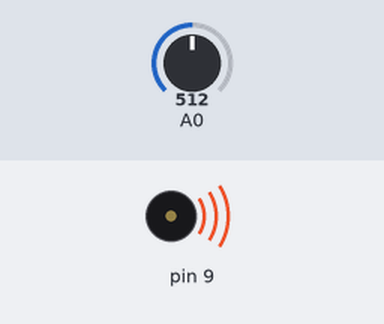
Bench run of a sketch on a simulated Arduino Uno, built with avr-gcc and run on an emulated ATmega328P. On the bench: buzzer (waves = sounding). The inputs (shaded band) are chosen by the test bench; at power-on: A0 = 512. What the sketch prints to the serial monitor is not drawn.

Above: at 0.1 s.
Timing chart, 0 to 1.6 s (numbered marks = the images above):
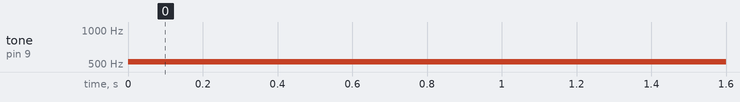

Measured:
- by itself, tone on pin 9: silent → 523 Hz at 0.00 s

The sketch:

bp2_7.ino
```cpp
int sensorReading=0;
void setup()
 {
pinMode(A0,INPUT);
pinMode(9,OUTPUT);
Serial.begin(9600);
}

void loop()
 {
sensorReading=analogRead(A0);
Serial.println(sensorReading);
tone(9,440*pow(2.0,(constrain(int(map(sensorReading,0,1023,36,84)),35,127)-57)/12.0),1000);
delay(10);

}
```
